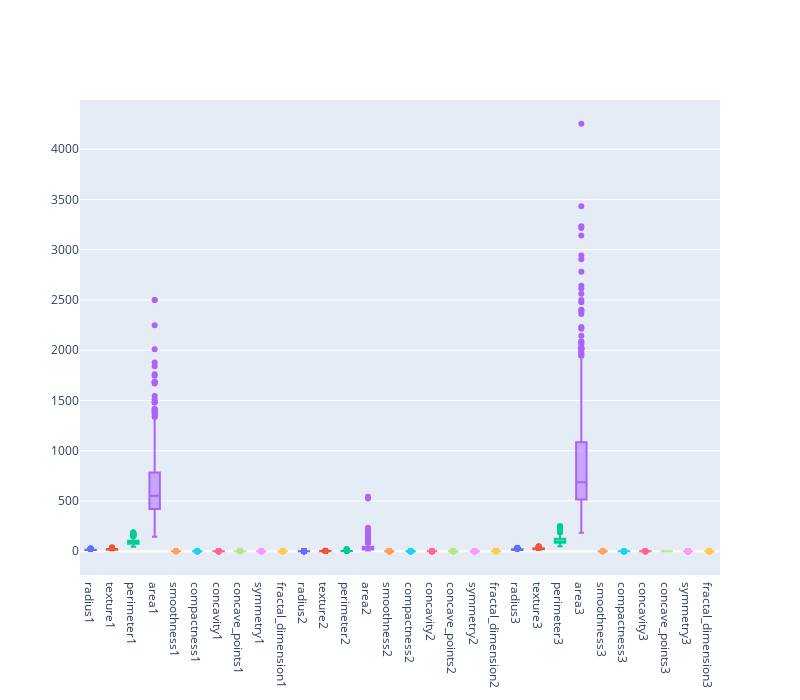

The code cell stored with this chart in its notebook:
### Code cell
import plotly.graph_objects as go

fig = go.Figure()
for i in df.columns:
    fig.add_trace(go.Box(y=df[str(i)], name=str(i)))
fig.update_layout(showlegend=False,height = 700, width=800)
fig.show()

### Figure 1 — Plotly figure (JSON) as saved in the notebook; plotly's stock layout.template omitted (floating-point values rounded to 4 significant figures; data arrays with more than 128 entries replaced by an {"elided": "..."} marker saying what was removed)
{"data": [{"name": "radius1", "type": "box", "y": {"elided": "569 float values"}}, {"name": "texture1", "type": "box", "y": {"elided": "569 float values"}}, {"name": "perimeter1", "type": "box", "y": {"elided": "569 float values"}}, {"name": "area1", "type": "box", "y": {"elided": "569 float values"}}, {"name": "smoothness1", "type": "box", "y": {"elided": "569 float values"}}, {"name": "compactness1", "type": "box", "y": {"elided": "569 float values"}}, {"name": "concavity1", "type": "box", "y": {"elided": "569 float values"}}, {"name": "concave_points1", "type": "box", "y": {"elided": "569 float values"}}, {"name": "symmetry1", "type": "box", "y": {"elided": "569 float values"}}, {"name": "fractal_dimension1", "type": "box", "y": {"elided": "569 float values"}}, {"name": "radius2", "type": "box", "y": {"elided": "569 float values"}}, {"name": "texture2", "type": "box", "y": {"elided": "569 float values"}}, {"name": "perimeter2", "type": "box", "y": {"elided": "569 float values"}}, {"name": "area2", "type": "box", "y": {"elided": "569 float values"}}, {"name": "smoothness2", "type": "box", "y": {"elided": "569 float values"}}, {"name": "compactness2", "type": "box", "y": {"elided": "569 float values"}}, {"name": "concavity2", "type": "box", "y": {"elided": "569 float values"}}, {"name": "concave_points2", "type": "box", "y": {"elided": "569 float values"}}, {"name": "symmetry2", "type": "box", "y": {"elided": "569 float values"}}, {"name": "fractal_dimension2", "type": "box", "y": {"elided": "569 float values"}}, {"name": "radius3", "type": "box", "y": {"elided": "569 float values"}}, {"name": "texture3", "type": "box", "y": {"elided": "569 float values"}}, {"name": "perimeter3", "type": "box", "y": {"elided": "569 float values"}}, {"name": "area3", "type": "box", "y": {"elided": "569 float values"}}, {"name": "smoothness3", "type": "box", "y": {"elided": "569 float values"}}, {"name": "compactness3", "type": "box", "y": {"elided": "569 float values"}}, {"name": "concavity3", "type": "box", "y": {"elided": "569 float values"}}, {"name": "concave_points3", "type": "box", "y": {"elided": "569 float values"}}, {"name": "symmetry3", "type": "box", "y": {"elided": "569 float values"}}, {"name": "fractal_dimension3", "type": "box", "y": {"elided": "569 float values"}}], "layout": {"height": 700, "showlegend": false, "width": 800}}
